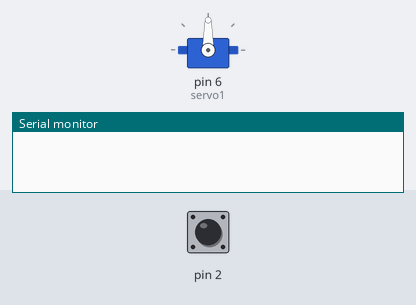
This sketch was run on a simulated Arduino Uno, built with avr-gcc and run on an emulated ATmega328P. Shown: servo, the last lines printed to the serial monitor. The inputs (shaded band) are chosen by the test bench; at power-on: pin 2 HIGH.

Above: at 1.2 s.
1.3 s: pin 2 driven LOW
2.8 s: pin 2 pulsed HIGH 2 times (0.12 s each, 0.3 s apart)
At 3.5 s:
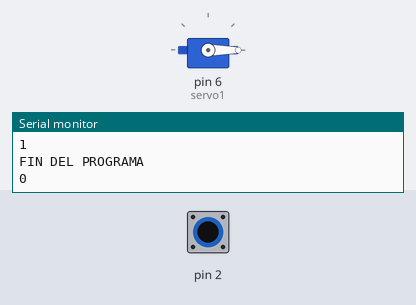
Timing chart, 0 to 5.8 s (numbered marks = the images above; inputs shaded):
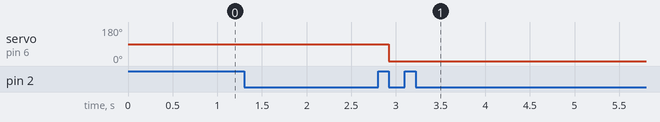

Measured:
- after the input at 2.8 s, servo on pin 6 (servo1): 90° → 0° after 0.12 s

The sketch:

Deber5.ino
```cpp
/*
  Edison Picuasi
  Deber 5
  Instrucciones:
  Realizar un programa que mediante interrupciones tenga 3 modos:
  Inicio del sistema, giro de motor y fin de programa.
  El giro debe ser ingresado por comunicación serial.

*/
#include <Servo.h>

Servo servo1;   //generar varaiable
int op = 0;     //varaiable de cambio
int on = 0;     //variable de control
int giro = 0;   //variable de control
String dato;    //variable de almacenado
int valor;      //variablde de ejecucion
void setup() {
  Serial.begin(9600); //inicializa CX serial
  attachInterrupt(0, opciones, FALLING);  //configura interrupcion
  servo1.attach(6);   //configura servo
}

void loop() {
  if (on == 1) {//condicion de ejecucion
    if (Serial.available() > 0) { //condicion de ejcucion
      dato = Serial.readString(); //lee el dato
      valor = dato.toInt(); //conversion a entero
      Serial.println(valor);  //imprime msj por serial
    }
  }
  if (giro == 1) {  //condicion de ejecucion
    servo1.write(valor);  //ejcuta movimiento
  }
}

void opciones() {
  switch (op) { //condicion de selecion
    case 0:
      op++;   //incrementa variable
      Serial.println("INICIO DEL SISTEMA"); //imprime msg por serial
      Serial.println("Ingrese el valor de giro:");  //imprime msg por serial
      on = 1; //cambio de estado
      break;
    case 1:
      op++;   //incrementa variable
      Serial.println("GIRO DEL MOTOR"); //imprime msg por serial
      giro = 1;   //cambio de estado
      break;
    case 2:
      op++;   //incrementa variable
      Serial.println("FIN DEL PROGRAMA"); //imprime msg por serial
      op = 0; //reinicia variable
      giro = 0; //reinicia variable
      on = 0;   //reinicia variable
      break;
  }
  Serial.println(on); //imprime msg por serial
}
```
